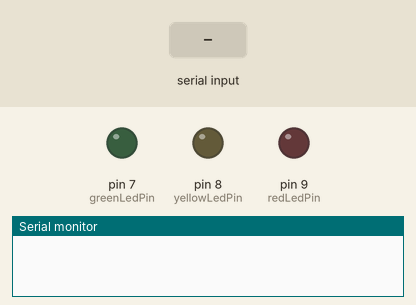
A sketch run on a simulated Arduino Uno, built with avr-gcc and run on an emulated ATmega328P. Shown: output pins drawn as LEDs (lit = HIGH), the last lines printed to the serial monitor. The test bench sets the inputs (shaded band).

Above: at 1.9 s.
2.0 s: "90,45\n" received over the second serial link
At 3.3 s:
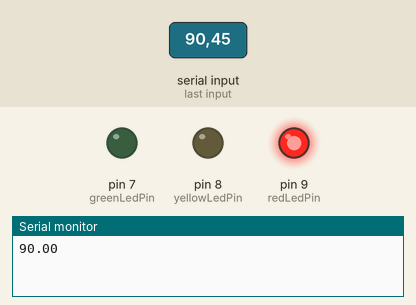
Timing chart, 0 to 5.0 s (numbered marks = the images above; inputs shaded):
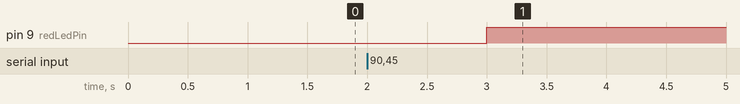

The sketch:

SmokeReceiver.ino
```cpp
/*
  Simple sketch to see what the Arduino is capable of.

  This sketch interfaces with:
  -A RN42 bluetooth modem
  -LEDs to illustrate gas sensor status (Green, Yellow, Red)
  -Simple buzzer to alarm when the concentration gets to a critical threshold

  The sensor is designed to:
  1) Maintain a bluetooth connection to the smoke sensor, keep this connection in SPP data mode
  2) Read the periodic reports from the sensor, based on some defined smoke thresholds update the status LEDs (green, yellow, red)

  TODO: improve connection failure/success detection
  TODO: Better way to automate connection on startup?
  TODO: How to handle not finding a pair?
  TODO: How to verify that the connection is still alive?
*/
#include <SoftwareSerial.h>

// Pins used for software serial
int bluetoothTx = 13;  // TX-O pin of bluetooth mate
int bluetoothRx = 12;  // RX-I pin of bluetooth mate

// Pins used for the LEDs
int redLedPin = 9;
int yellowLedPin = 8;
int greenLedPin = 7;

SoftwareSerial bluetooth(bluetoothTx, bluetoothRx); // Serial Connection to the bluetooth modem

void setup()
{
  pinMode(redLedPin, OUTPUT);
  pinMode(yellowLedPin, OUTPUT);
  pinMode(greenLedPin, OUTPUT);

  delay(500);
  Serial.begin(9600);  // Begin the serial monitor at 9600bps

  bluetooth.begin(115200);  // The Bluetooth Mate defaults to 115200bps
  bluetooth.print("$$$");  // Enter command mode
  delay(100);  // Short delay, wait for the Mate to send back CMD
  bluetooth.println("U,9600,N");  // Temporarily Change the baudrate to 9600, no parity
  // 115200 can be too fast at times for NewSoftSerial to relay the data reliably
  bluetooth.begin(9600);  // Start bluetooth serial at 9600
  delay(100);
}

void loop()
{
  // TODO: If we havent gotten any measurements from the sensor for a 5 minutes, then set a warning that we have lost connection. Maybe flash all the LEDs?
  if (bluetooth.available()) // If the bluetooth sent any characters
  {
    float receivedMeasurement = bluetooth.readStringUntil(' ').toFloat();
    Serial.println(receivedMeasurement);
    UpdateLEDs(receivedMeasurement);
  }
  if (Serial.available()) // If stuff was typed in the serial monitor
  {
    // Send any characters the Serial monitor prints to the bluetooth
    bluetooth.print((char)Serial.read());
  }
}

void UpdateLEDs(float voltageMeasurement)
{
  // Start from a clean state. Turn everything off
  digitalWrite(greenLedPin, LOW);
  digitalWrite(redLedPin, LOW);
  digitalWrite(yellowLedPin, LOW);

  if (voltageMeasurement > 4.0) // Set Red LED and buzzer
  {
    digitalWrite(redLedPin, HIGH);
    // TODO: buzzer?
  }
  else if (voltageMeasurement > 3.0) // Set Red LED
  {
    digitalWrite(redLedPin, HIGH);
  }
  else if (voltageMeasurement > 2.0) // Set Yellow LED
  {
    digitalWrite(yellowLedPin, HIGH);
  }
  else // Set Green LED
  {
    digitalWrite(greenLedPin, HIGH);
  }
}
```

Measured:
- after the input at 2.0 s, pin 9 (redLedPin): LOW → HIGH after 1.0 s
